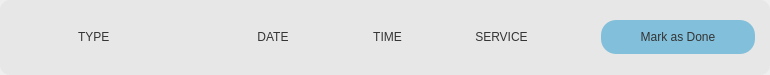
<?xml version="1.0" encoding="UTF-8"?>
<ui version="4.0">
 <class>Form</class>
 <widget class="QWidget" name="Form">
  <property name="geometry">
   <rect>
    <x>0</x>
    <y>0</y>
    <width>770</width>
    <height>75</height>
   </rect>
  </property>
  <property name="maximumSize">
   <size>
    <width>770</width>
    <height>16777215</height>
   </size>
  </property>
  <property name="windowTitle">
   <string>Form</string>
  </property>
  <property name="styleSheet">
   <string notr="true">border-radius:10px;</string>
  </property>
  <layout class="QVBoxLayout" name="verticalLayout">
   <property name="spacing">
    <number>0</number>
   </property>
   <property name="leftMargin">
    <number>0</number>
   </property>
   <property name="topMargin">
    <number>0</number>
   </property>
   <property name="rightMargin">
    <number>0</number>
   </property>
   <property name="bottomMargin">
    <number>0</number>
   </property>
   <item>
    <widget class="QFrame" name="reminderCard">
     <property name="sizePolicy">
      <sizepolicy hsizetype="Expanding" vsizetype="Fixed">
       <horstretch>0</horstretch>
       <verstretch>0</verstretch>
      </sizepolicy>
     </property>
     <property name="minimumSize">
      <size>
       <width>0</width>
       <height>0</height>
      </size>
     </property>
     <property name="maximumSize">
      <size>
       <width>770</width>
       <height>81</height>
      </size>
     </property>
     <property name="styleSheet">
      <string notr="true">#reminderCard{
	border-radius:10px;
	background-color:rgb(231, 231, 231);

}

QLabel{
	font: 57 12pt &quot;Montserrat Medium&quot;;
	color:rgb(52, 52, 52);
	background:none;

}


</string>
     </property>
     <property name="frameShape">
      <enum>QFrame::NoFrame</enum>
     </property>
     <layout class="QHBoxLayout" name="horizontalLayout">
      <property name="spacing">
       <number>20</number>
      </property>
      <property name="leftMargin">
       <number>15</number>
      </property>
      <property name="topMargin">
       <number>15</number>
      </property>
      <property name="rightMargin">
       <number>15</number>
      </property>
      <property name="bottomMargin">
       <number>15</number>
      </property>
      <item alignment="Qt::AlignHCenter">
       <widget class="QLabel" name="typeReq">
        <property name="sizePolicy">
         <sizepolicy hsizetype="Fixed" vsizetype="Fixed">
          <horstretch>0</horstretch>
          <verstretch>0</verstretch>
         </sizepolicy>
        </property>
        <property name="styleSheet">
         <string notr="true">font: 81 12pt &quot;Montserrat ExtraBold&quot;;
	color:rgb(52, 52, 52);
background:none;</string>
        </property>
        <property name="text">
         <string>TYPE</string>
        </property>
        <property name="wordWrap">
         <bool>true</bool>
        </property>
       </widget>
      </item>
      <item alignment="Qt::AlignHCenter">
       <widget class="QLabel" name="dateReq">
        <property name="sizePolicy">
         <sizepolicy hsizetype="Fixed" vsizetype="Fixed">
          <horstretch>0</horstretch>
          <verstretch>0</verstretch>
         </sizepolicy>
        </property>
        <property name="styleSheet">
         <string notr="true">	font: 57 12pt &quot;Montserrat Medium&quot;;
	color:rgb(52, 52, 52);
	background:none;</string>
        </property>
        <property name="text">
         <string>DATE</string>
        </property>
        <property name="alignment">
         <set>Qt::AlignCenter</set>
        </property>
        <property name="wordWrap">
         <bool>true</bool>
        </property>
       </widget>
      </item>
      <item>
       <widget class="QLabel" name="timeOptional">
        <property name="sizePolicy">
         <sizepolicy hsizetype="Fixed" vsizetype="Fixed">
          <horstretch>0</horstretch>
          <verstretch>0</verstretch>
         </sizepolicy>
        </property>
        <property name="styleSheet">
         <string notr="true"/>
        </property>
        <property name="text">
         <string>TIME</string>
        </property>
        <property name="alignment">
         <set>Qt::AlignCenter</set>
        </property>
        <property name="wordWrap">
         <bool>true</bool>
        </property>
       </widget>
      </item>
      <item alignment="Qt::AlignHCenter">
       <widget class="QLabel" name="serviceOptional">
        <property name="sizePolicy">
         <sizepolicy hsizetype="Fixed" vsizetype="Fixed">
          <horstretch>0</horstretch>
          <verstretch>0</verstretch>
         </sizepolicy>
        </property>
        <property name="styleSheet">
         <string notr="true"/>
        </property>
        <property name="text">
         <string>SERVICE</string>
        </property>
        <property name="alignment">
         <set>Qt::AlignCenter</set>
        </property>
        <property name="wordWrap">
         <bool>true</bool>
        </property>
       </widget>
      </item>
      <item>
       <widget class="QPushButton" name="markAsDone">
        <property name="maximumSize">
         <size>
          <width>154</width>
          <height>16777215</height>
         </size>
        </property>
        <property name="styleSheet">
         <string notr="true">#markAsDone{
	font: 57 12pt &quot;Montserrat Medium&quot;;
	color:rgb(52, 52, 52);
	background:none;
	padding:10px 20px 10px 20px;
	border:none;
	border-radius:15px;
	background-color:rgb(129, 191, 218);
}

#markAsDone:hover{
	background-color:rgb(109, 164, 185);
}
</string>
        </property>
        <property name="text">
         <string>Mark as Done</string>
        </property>
       </widget>
      </item>
     </layout>
    </widget>
   </item>
  </layout>
 </widget>
 <resources>
  <include location="../resource.qrc"/>
  <include location="../resource.qrc"/>
 </resources>
 <connections/>
</ui>
